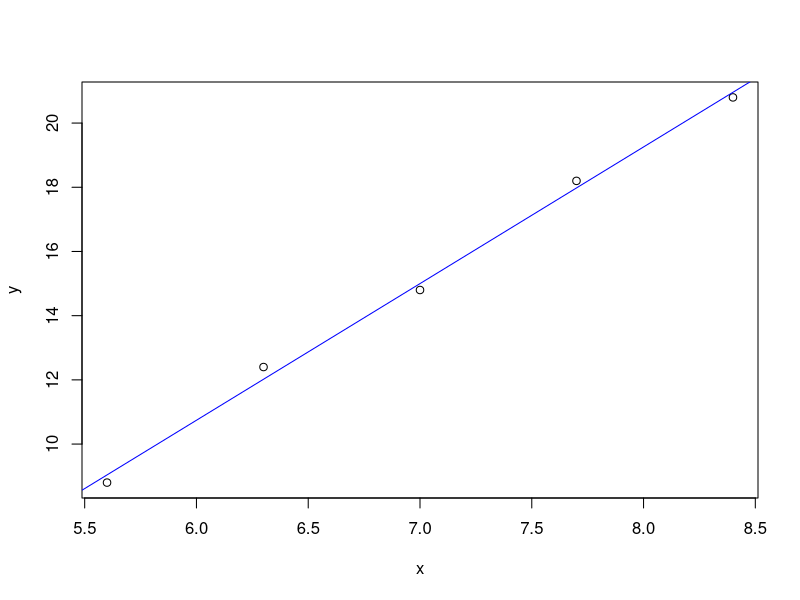

Reproduce this figure in R.
## ---- chunk 1
knitr::opts_chunk$set(echo = TRUE)
## ---- chunk 2
x <- c( 5.6, 6.3, 7, 7.7, 8.4 )
y <- c( 8.8, 12.4, 14.8, 18.2, 20.8 )
lm_dat <- lm( y ~ x )
plot( x,y ); abline( lm_dat$coefficients, col ='blue' )
## ---- chunk 3
paste( 'The equation for the lm best-fit line: y= ', round(summary( lm_dat )$coefficients[2,1],2), '*x +', summary( lm_dat )$coefficients[1,1])
## ---- chunk 4
x <- 2.3
y <- 4.1
R <- x*( 81-21*x+17*y ) + y*( 40+11*x-23*y )
paste0( 'Revenue = $', round( R, 2 ) )
